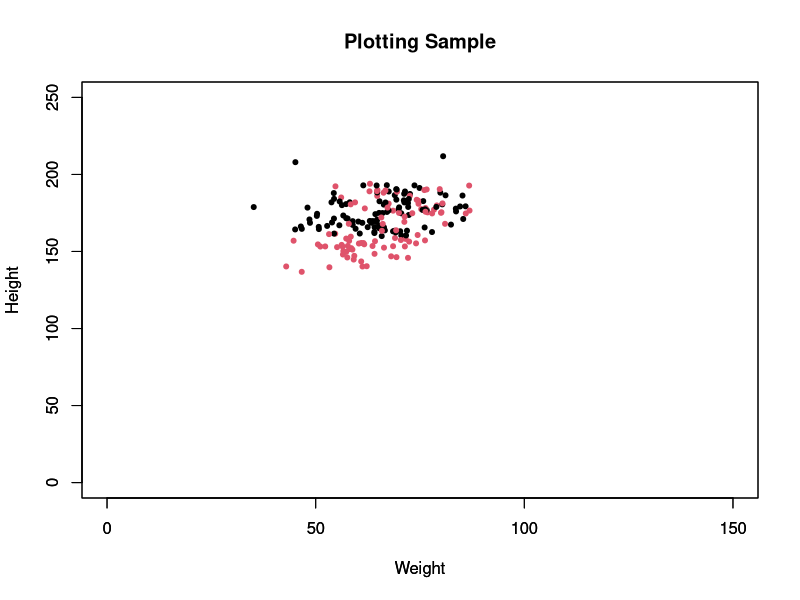
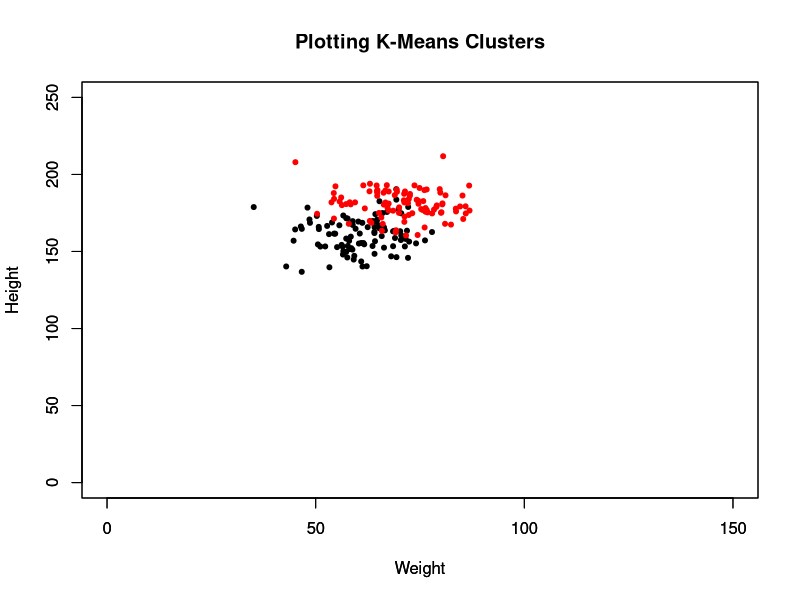

Generate these figures, in order, with R:
#K-means 

# Manufacturing data using a normal distribution
#HW: Height Woman 
#WW: Weight Woman
#HM: Height Woman
#WM: Weight Man 

BP  <- data.frame(
      WW = rnorm(100,160,10),
      HW = rnorm(100, 60, 9),
      WM = rnorm(100,180,10),
      HM = rnorm(100, 70, 10))

# Partitioning BP in 2 clusters
km_BP <- kmeans(BP, 2)

#PLotting two graphs in the same windows
old.par <- par(mfrow=c(1, 2))
par(old.par)

#Plotting BP 
plot(main="Plotting Sample", BP$HW, BP$WW, pch=20, col = km_BP$cluster, xlab="Weight", ylab="Height", ylim=c(0,250), xlim = c(0, 150)) 
par(new=TRUE)
plot(BP$HM, BP$WM, pch=20, col = km_BP$cluster, xlab="Weight", ylab="Height", ylim=c(0,250), xlim = c(0, 150))

# Plotting clusters 
plot(main="Plotting K-Means Clusters", BP$HW, BP$WW, pch=20, col="black", xlab="Weight", ylab="Height", ylim=c(0,250), xlim = c(0, 150)) 
par(new=TRUE)
plot(BP$HM, BP$WM, pch=20, col="red", xlab="Weight", ylab="Height", ylim=c(0,250), xlim = c(0, 150))

